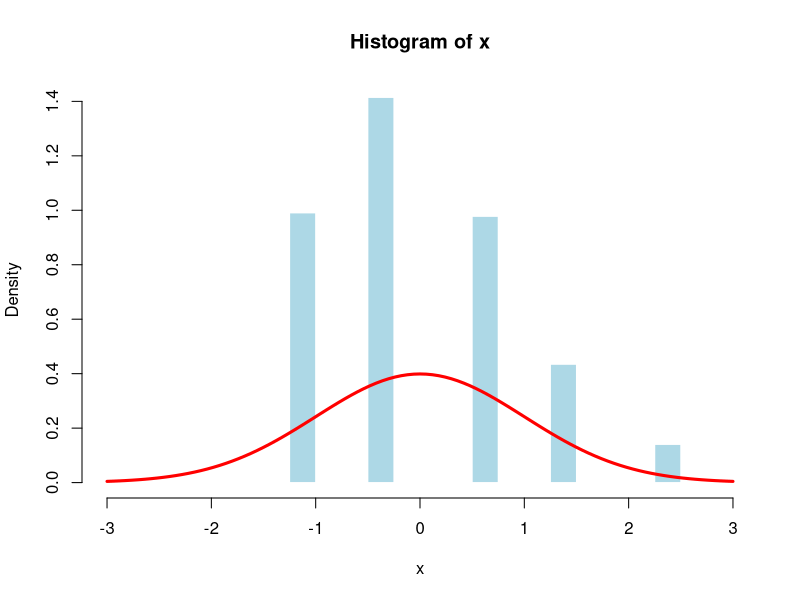
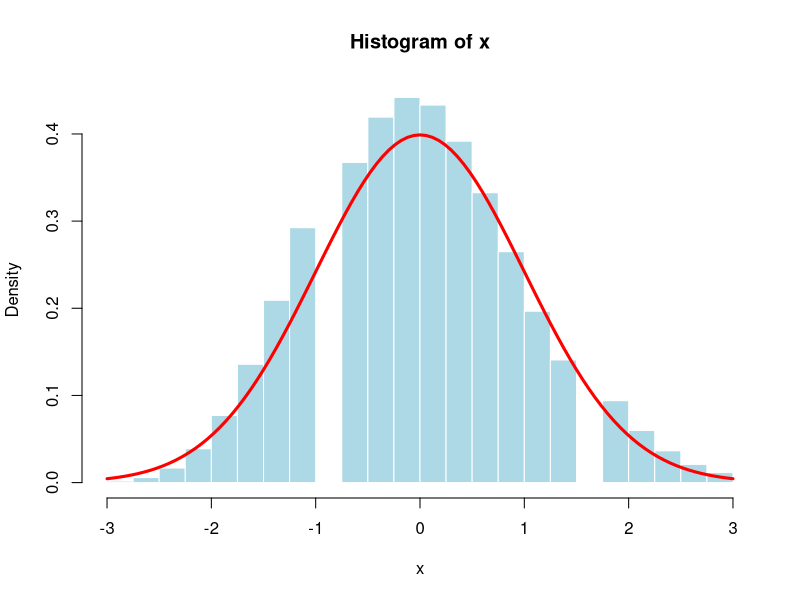
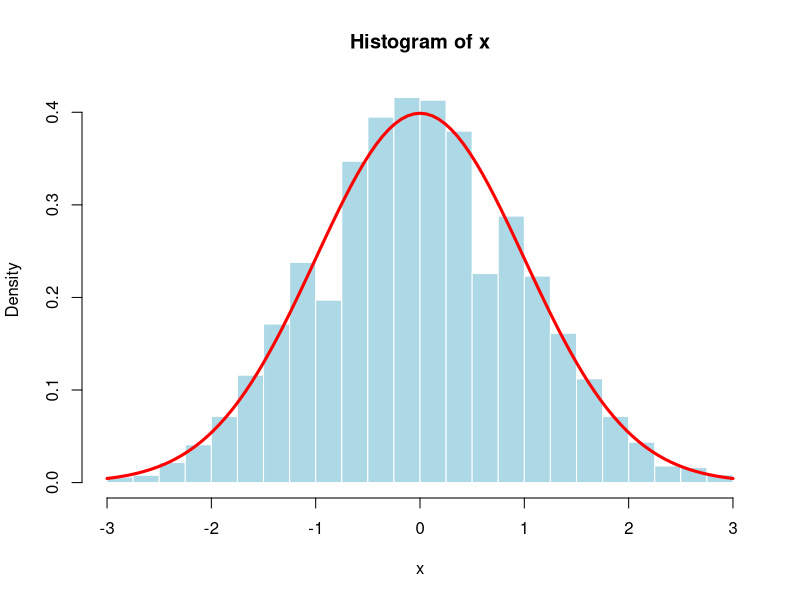
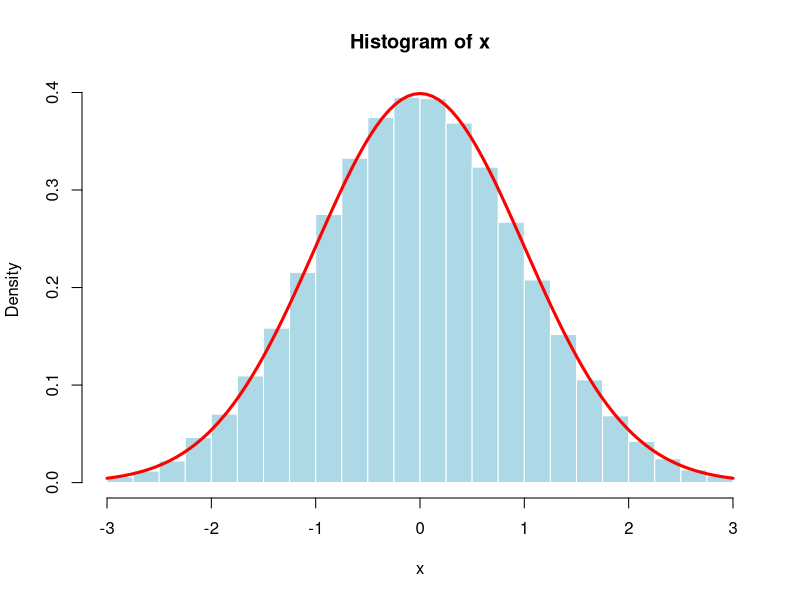

Here is the R script that generated these plots, in order:
### 二項分布の極限: 離散分布から連続分布へ
set.seed(789)
p <- 1/(7*pi)
for(i in 1:4){
  n <- 3*10^i
  x <- (rbinom(10^6,n,prob=p)-n*p)/sqrt(n*p*(1-p))
  hist(x,breaks=c(-Inf,seq(-3,3,0.25),Inf),freq=FALSE, 
       xlim=c(-3,3),col="lightblue",border="white")
  curve(dnorm(x, mean=0, sd=1), # 確率密度関数(理論)
        add=TRUE, col="red", lwd=3) 
}
